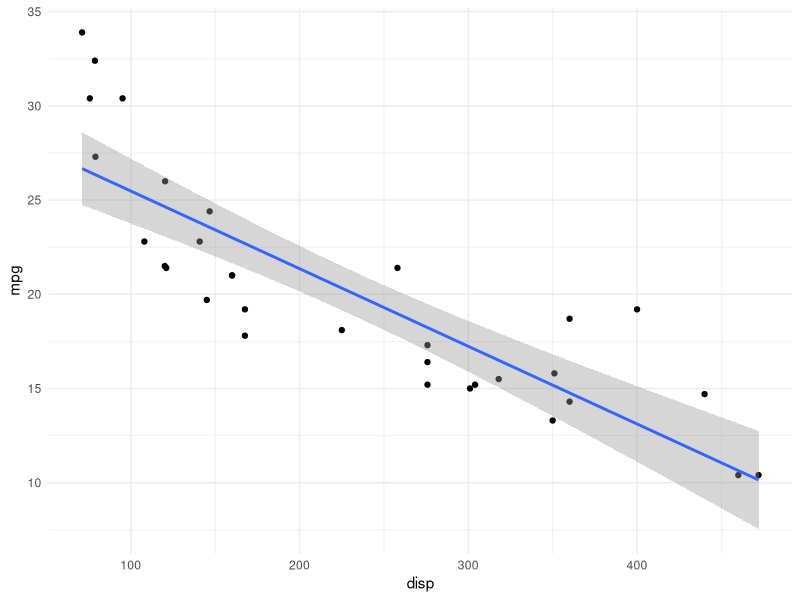
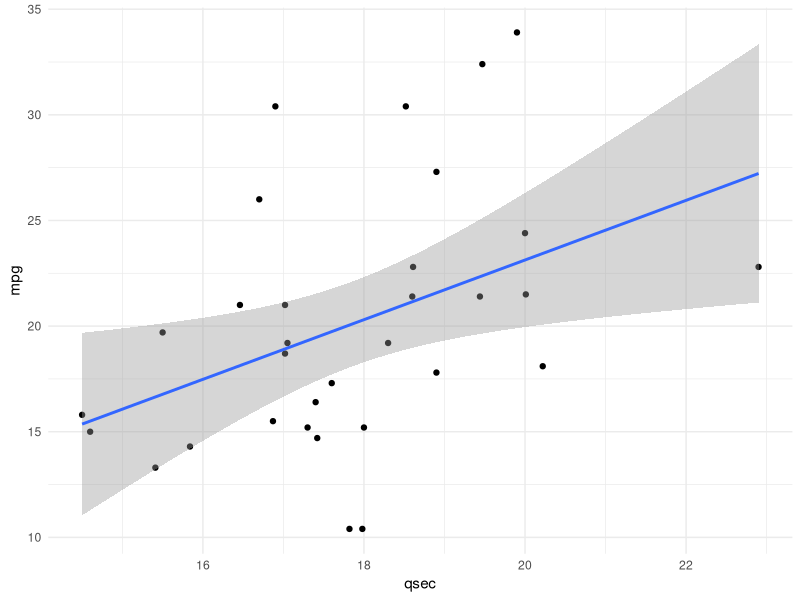
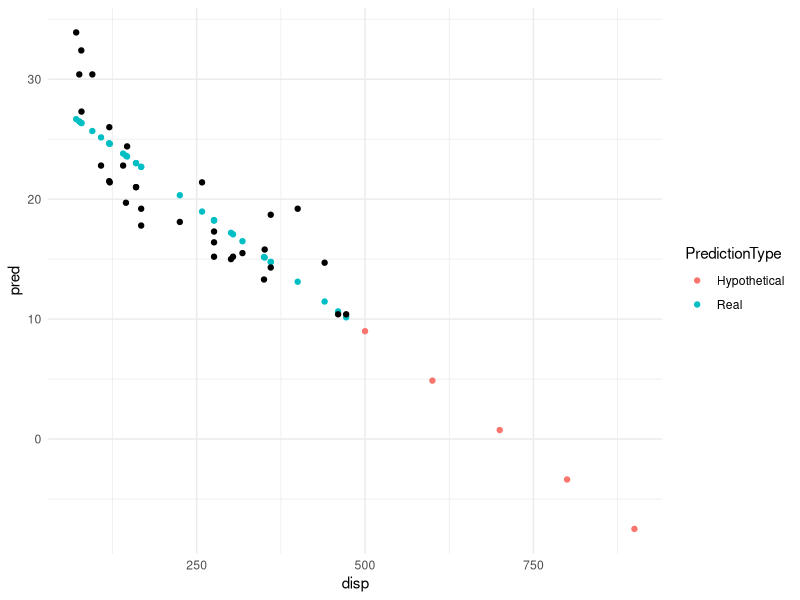

These charts were generated, in order, by the following R code:
## Assignment 8 Trevor D. Millar

library(modelr)
library(tidyverse)

df <- data(mtcars)
names(mtcars)

mod1 = lm(mpg ~ disp, data = mtcars)
summary(mod1)

ggplot(mtcars, aes(x = disp, y = mpg))+
  geom_point()+
  geom_smooth(method = "lm")+ 
  theme_minimal()


mod2 = lm(mpg ~ qsec, data = mtcars)

ggplot(mtcars, aes(x = qsec, y = mpg))+
  geom_point()+
  geom_smooth(method = "lm")+
  theme_minimal()
summary(mod2)

mean(mod1$residuals^2)
mean(mod2$residuals^2)

df <- mtcars %>% add_predictions(mod1)
df[,c("mpg","pred")] %>% head()

newdf <- data.frame(disp = c(500,600,700,800,900))
pred <- predict(mod1, newdata = newdf)
print(pred)
hyp_preds <- data.frame(disp = newdf$disp, pred = pred)

df$PredictionType <- "Real"
hyp_preds$PredictionType <- "Hypothetical"

combined <- full_join(df, hyp_preds)

ggplot(combined, aes(x = disp, y = pred, color = PredictionType))+
  geom_point() +
  theme_minimal()+
  geom_point(aes(y = mpg), color = "Black")

